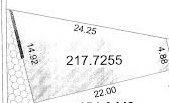
#> input picture ProyectoLotes/porcion_guardada.jpg, 169 x 103 px
$ python TecnicaHoughv2.py
#> lines starting #> are read from the running program, lines starting #| are printed output that depends on the picture; after the words box and inside, x2 and y2 are one past the last pixel; in counts of white or black regions, pixels touching at a corner belong together
import cv2
import numpy as np
import matplotlib.pyplot as plt

import time

#

#azul = (255, 0 ,0); verde = (0, 255, 0); rojo = (0, 0, 255)
dibujando = False #True si el boton esta presionado
#modo= True #si true, rectangulo, sino linea, cambia con m
ix, iy = -1, -1

fx, fy = -1, -1

# Definir el color que quieres detectar (en formato BGR, no RGB)
color_a_detectar = (0, 255, 0)


# 1. Cargar imagen y convertir a escala de grises


#img = cv2.imread('Loteprueba.jpeg')

#img = cv2.imread('images.jpeg')

img=cv2.imread('porcion_guardada.jpg')
#> img is the input picture: shape (103, 169, 3); min 0, max 255, mean 242.1


gray = cv2.cvtColor(img, cv2.COLOR_BGR2GRAY)

img_temp= img.copy()

img_lineas=img.copy()


if img is None:
    print("Error: No se pudo cargar la imagen. Verifica la ruta.")
    exit()


# 2. Detectar bordes (Canny) el gradiente maximo de canny es 150
edges = cv2.Canny(gray, 100, 150, apertureSize=3)
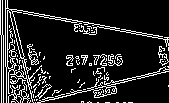
#> edges: shape (103, 169); 14% white in thin lines or dots

# 3. Aplicar Transformada de Hough para líneas
#rho=1  Resolución de distancia en píxeles (precisión para detectar líneas).#
# Con Threshold podemos modificar la cantidad de linea
# lo optimo es 100, si aumentamos el threhold se reducen
# la cantidad de linea que se detectan pero exigimos mas el
# al procesador.
lines = cv2.HoughLines(edges, 1, np.pi/180, threshold=100)
#> lines = [[7, 1.75], [9, 1.75]]

# 4. Dibujar las líneas detectadas
if lines is not None:
    for rho, theta in lines[:, 0]:
        a = np.cos(theta)
        b = np.sin(theta)
        x0 = a * rho
        y0 = b * rho
        x1 = int(x0 + 1000 * (-b))
        y1 = int(y0 + 1000 * (a))
        x2 = int(x0 - 1000 * (-b))
        y2 = int(y0 - 1000 * (a))
        cv2.line(img_temp, (x1, y1), (x2, y2), (0, 255, 0), 1)
#> this loop made 2 passes
#> (rho, theta, a, b, x0, y0, x1, y1) on passes 1 to 2: (7, 1.75, -0.174, 0.985, -1.22, 6.89, -986, -166), (9, 1.75, -0.174, 0.985, -1.56, 8.86, -986, -164)
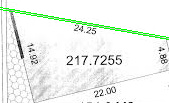
#> img_temp: shape (103, 169, 3); 1.94% of pixels changed, all inside (x1, y1, x2, y2) = (0, 7, 169, 40)
# 5. Mostrar resultados

    plt.figure(figsize=(18, 6))

    plt.subplot(1,3, 1)
    plt.imshow(cv2.cvtColor(gray, cv2.COLOR_BGR2RGB))
    plt.title('Imagen Original')
    plt.axis('off')

    plt.subplot(1, 3, 2)
    plt.imshow(edges, cmap='gray')
    plt.title(f'Canny')
    plt.axis('off')


    plt.subplot(1, 3, 3)
    plt.imshow(img_temp, cmap='gray')
    plt.title(f'lineas detectadas')
    plt.axis('off')

    plt.tight_layout()

    plt.show(block=False)  # Permite que el código continúe
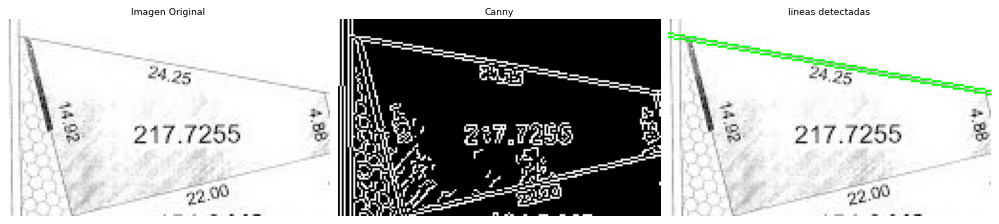
#> figure drawn by matplotlib, 3 panels
    plt.pause(4)           # Muestra por 3 segundos
    plt.close('all')      # Cierra todas las figuras automáticamente
#Funcion llamada Por CallbackMause()
# [51 lines left out: function dibujar_Area_Lote, not called in this run]


#creo ventana con nombre image
cv2.namedWindow('Lotes')

cv2.setMouseCallback('Lotes', dibujar_Area_Lote)

print("Instrucciones:")
print("1. Seleccione un area que desea dibujar con el mouse")
print("2. Modificar el threshold para deteccion de lineas 'p'")
print("3. -")
print("4. Presione 'q' para salir")


while(1):
#    cv2.imshow("image", img_temp)
    cv2.imshow("Lotes",img_lineas )


    k = cv2.waitKey(1) & 0xFF
#> (key q is pressed here)
    if k == ord('g'):  #guardar el area del lote
         if ix != -1 and iy != -1 and fx != -1 and fy != -1:
                #Asegurarse de que las coordenadas esten en el orden correcto
                #la funcion sorted() ordena un alista.
                x1, x2 = sorted([ix, fx])
                y1, y2 = sorted([iy, fy])

    elif  k == ord('r'): #Restuarar imagen original
        img_temp = img.copy()
        ix, iy = -1, -1
        fx, fy = -1, -1
        print("Imagen restaurada - puede hacer una nueva seleccion")
    elif  k == ord('p'): #Aumento la deteccion de lineas

        deteccion_lineas=10
    elif  k == ord('q'): #salir
        break

cv2.destroyAllWindows()

$ run again, with ProyectoLotes/Loteprueba.jpeg copied over ProyectoLotes/porcion_guardada.jpg
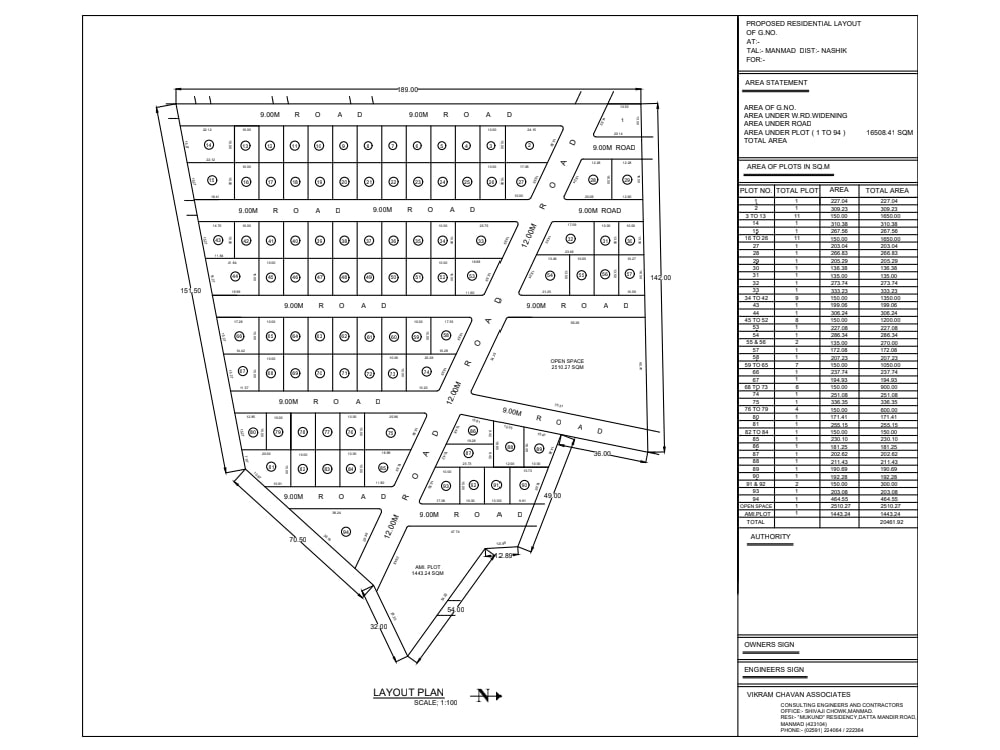
#> input picture ProyectoLotes/Loteprueba.jpeg, 1000 x 750 px
#> img is the input picture: shape (750, 1000, 3); min 0, max 255, mean 240.6
#> `edges = cv2.Canny(gray, 100, 150, apertureSize=3)`:
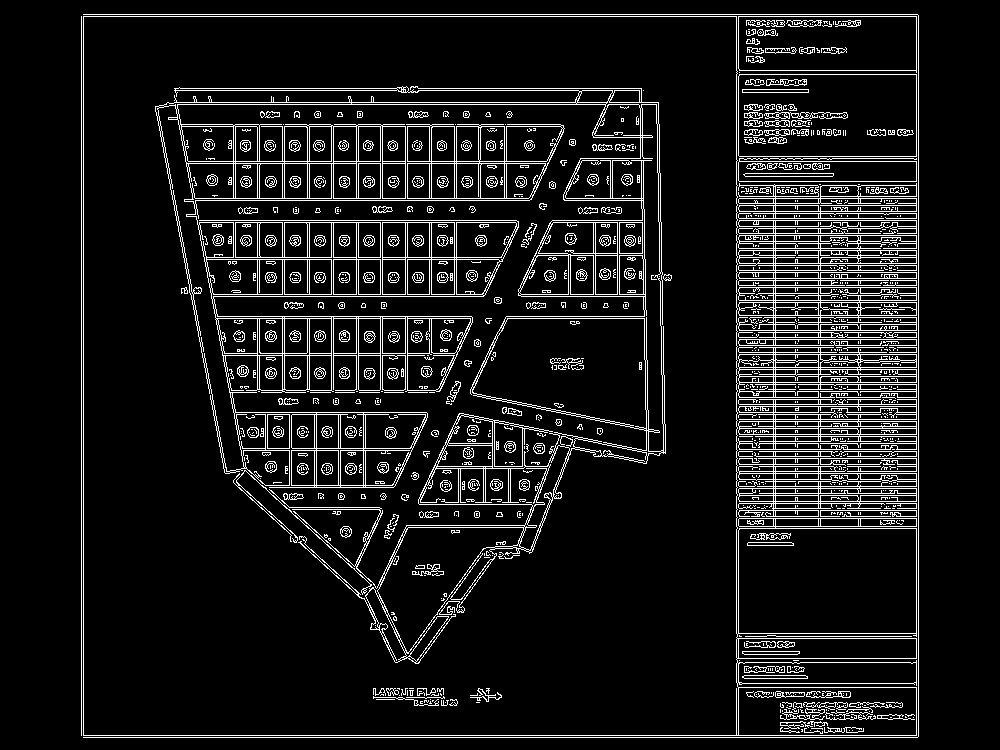
#> edges: shape (750, 1000); 9.3% white in thin lines or dots, all inside (x1, y1, x2, y2) = (81, 14, 919, 738)
#> the loop `for rho, theta in lines[:, 0]:` made 10594 passes
#> (rho, theta, a, b, x0, y0, x1, y1) on passes 1 to 3: (735, 1.57, -4.37e-08, 1, -3.21e-05, 735, -1000, 734), (14, 1.57, -4.37e-08, 1, -6.12e-07, 14, -1000, 13), (16, 1.57, -4.37e-08, 1, -6.99e-07, 16, -1000, 15)
#> `plt.show(block=False)`:
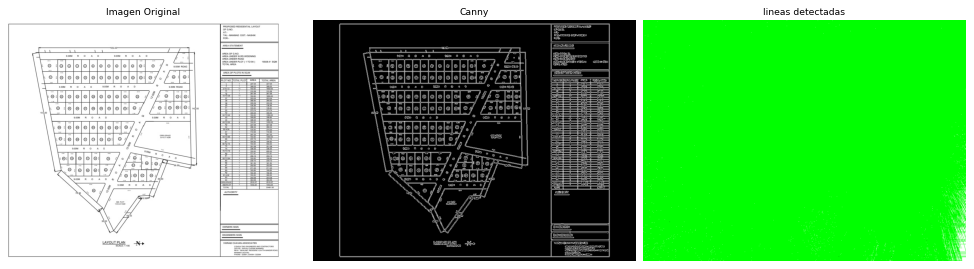
#> figure drawn by matplotlib, 3 panels

$ run again, with ProyectoLotes/images.jpeg copied over ProyectoLotes/porcion_guardada.jpg
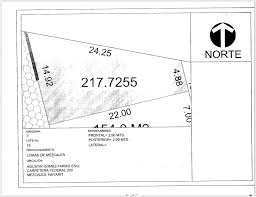
#> input picture ProyectoLotes/images.jpeg, 256 x 197 px
#> img is the input picture: shape (197, 256, 3); mean B, G, R 243.3, 243.3, 243.3
#> `edges = cv2.Canny(gray, 100, 150, apertureSize=3)`:
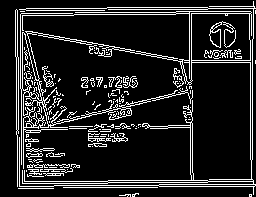
#> edges: shape (197, 256); 13.6% white in thin lines or dots
#> lines = 43 rows, first 8: [180, 1.59], [9, 1.59], [7, 1.59], [16, 1.55], [183, 1.55], [181, 1.57], [182, 1.59], [186, 1.57]
#> the loop `for rho, theta in lines[:, 0]:` made 43 passes
#> (rho, theta, a, b, x0, y0, x1, y1) on passes 1 to 8: (180, 1.59, -0.0175, 1, -3.14, 180, -1002, 162), (9, 1.59, -0.0175, 1, -0.157, 9, -1000, -8), (7, 1.59, -0.0175, 1, -0.122, 7, -999, -10), (16, 1.55, 0.0175, 1, 0.279, 16, -999, 33), (183, 1.55, 0.0175, 1, 3.19, 183, -996, 200), (181, 1.57, -4.37e-08, 1, -7.91e-06, 181, -1000, 180), (182, 1.59, -0.0175, 1, -3.18, 182, -1003, 164), (186, 1.57, -4.37e-08, 1, -8.13e-06, 186, -1000, 185)
#> `plt.show(block=False)`:
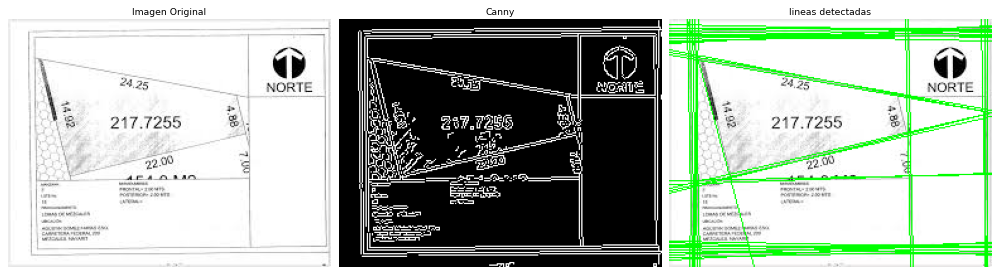
#> figure drawn by matplotlib, 3 panels; B, G, R data is drawn as R, G, B

$ run again, with ProyectoLotes/plano_sin_texto.jpg copied over ProyectoLotes/porcion_guardada.jpg
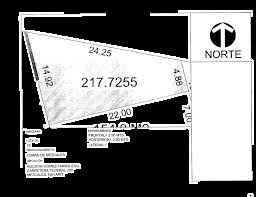
#> input picture ProyectoLotes/plano_sin_texto.jpg, 256 x 197 px
#> img is the input picture: shape (197, 256, 3); mean B, G, R 120.5, 120.5, 120.5
#> `edges = cv2.Canny(gray, 100, 150, apertureSize=3)`:
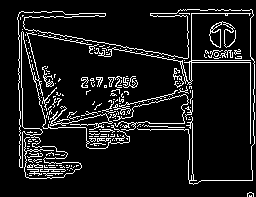
#> edges: shape (197, 256); 9.7% white in thin lines or dots, all inside (x1, y1, x2, y2) = (17, 9, 255, 197)
#> lines = [[13, 1.57], [250, 0], [24, 1.75], [28, 1.75], [-20, 3.12], [-190, 3.12], [22, 1.76]]
#> the loop `for rho, theta in lines[:, 0]:` made 7 passes
#> (rho, theta, a, b, x0, y0, x1, y1) on passes 1 to 7: (13, 1.57, -4.37e-08, 1, -5.68e-07, 13, -1000, 12), (250, 0, 1, 0, 250, 0, 250, 1000), (24, 1.75, -0.174, 0.985, -4.17, 23.64, -988, -150), (28, 1.75, -0.174, 0.985, -4.86, 27.57, -989, -146), (-20, 3.12, -1, 0.0175, 20, -0.349, 2, -1000), (-190, 3.12, -1, 0.0175, 190, -3.32, 172, -1003), (22, 1.76, -0.191, 0.982, -4.2, 21.6, -985, -169)
#> `plt.show(block=False)`:
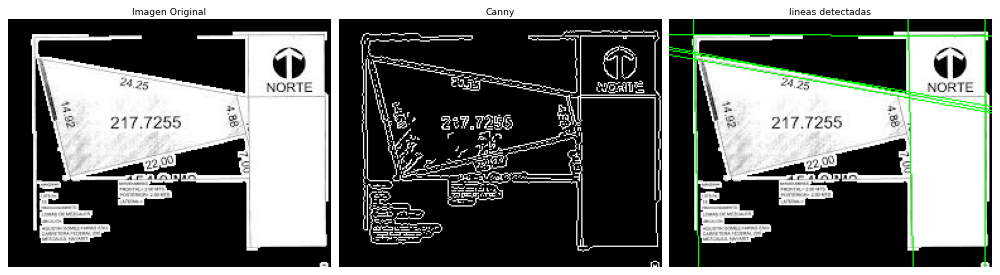
#> figure drawn by matplotlib, 3 panels; B, G, R data is drawn as R, G, B
